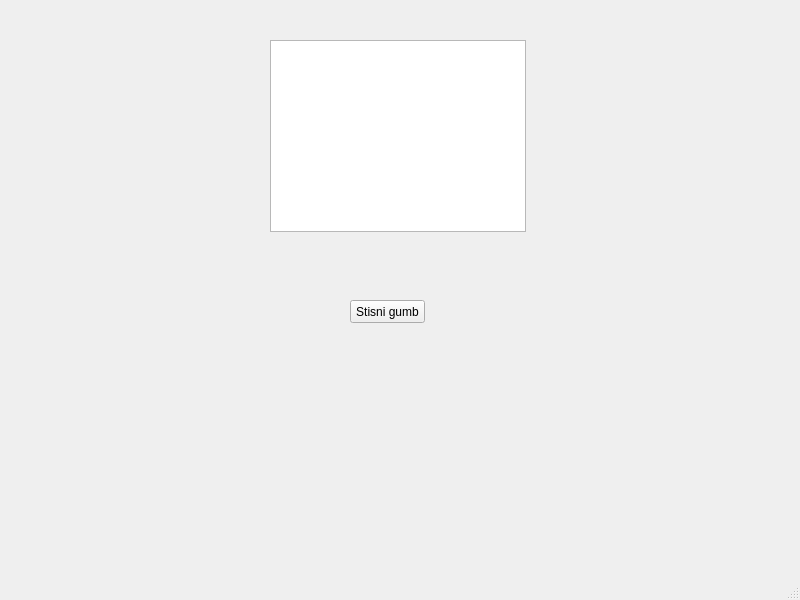
<?xml version="1.0" encoding="UTF-8"?>
<ui version="4.0">
 <class>MainWindow</class>
 <widget class="QMainWindow" name="MainWindow">
  <property name="geometry">
   <rect>
    <x>0</x>
    <y>0</y>
    <width>800</width>
    <height>600</height>
   </rect>
  </property>
  <property name="windowTitle">
   <string>MainWindow</string>
  </property>
  <widget class="QWidget" name="centralwidget">
   <widget class="QPushButton" name="pushButton">
    <property name="geometry">
     <rect>
      <x>350</x>
      <y>300</y>
      <width>75</width>
      <height>23</height>
     </rect>
    </property>
    <property name="text">
     <string>Stisni gumb</string>
    </property>
   </widget>
   <widget class="QTextBrowser" name="textBrowser">
    <property name="geometry">
     <rect>
      <x>270</x>
      <y>40</y>
      <width>256</width>
      <height>192</height>
     </rect>
    </property>
   </widget>
  </widget>
  <widget class="QMenuBar" name="menubar">
   <property name="geometry">
    <rect>
     <x>0</x>
     <y>0</y>
     <width>800</width>
     <height>21</height>
    </rect>
   </property>
  </widget>
  <widget class="QStatusBar" name="statusbar"/>
 </widget>
 <resources/>
 <connections/>
</ui>
